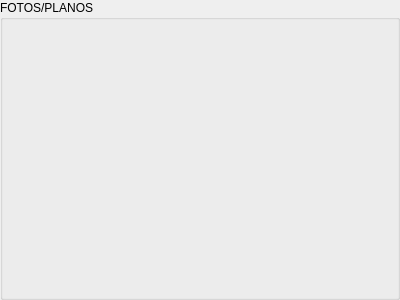
<?xml version="1.0" encoding="UTF-8"?>
<ui version="4.0">
 <class>FotosForm</class>
 <widget class="QGroupBox" name="FotosForm">
  <property name="geometry">
   <rect>
    <x>0</x>
    <y>0</y>
    <width>400</width>
    <height>300</height>
   </rect>
  </property>
  <property name="font">
   <font>
    <pointsize>9</pointsize>
   </font>
  </property>
  <property name="windowTitle">
   <string>Fotos/Planos</string>
  </property>
  <property name="title">
   <string>FOTOS/PLANOS</string>
  </property>
 </widget>
 <resources/>
 <connections/>
</ui>
